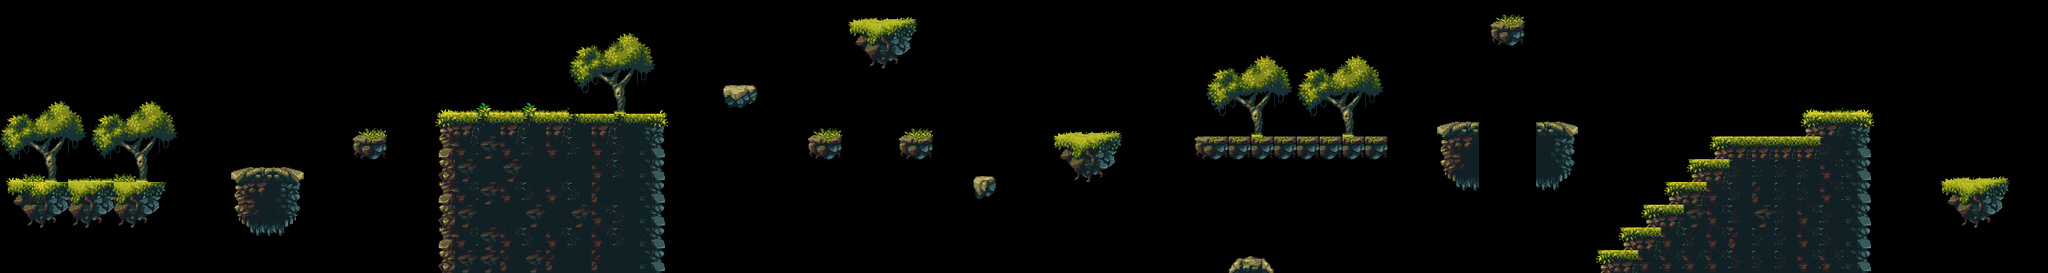

This game map was drawn from its Tiled (.tmx) file and the tilesets committed beside it. A one-line description and the full map source follow:
An orthogonal 90x12 tile map with 32x32 px tiles, 1 tile layer (Tile Layer 1) and 34 objects.

<map version="1.4" tiledversion="1.4.3" orientation="orthogonal" renderorder="right-down" width="90" height="12" tilewidth="32" tileheight="32" infinite="0" nextlayerid="9" nextobjectid="68">
 <editorsettings>
  <export target="level3.lua" format="lua" />
 </editorsettings>
 <tileset firstgid="1" name="tiles" tilewidth="32" tileheight="32" tilecount="290" columns="29">
  <image source="tileset.png" width="928" height="320" />
 </tileset>
 <layer id="1" name="Tile Layer 1" width="90" height="12">
  <data encoding="csv">
0,0,0,0,0,0,0,0,0,0,0,0,0,0,0,0,0,0,0,0,0,0,0,0,0,0,0,0,0,0,0,0,0,0,0,0,0,2,3,4,5,0,0,0,0,0,0,0,0,0,0,0,0,0,0,0,0,0,0,0,0,0,0,0,0,89,154,0,0,0,0,0,0,0,0,0,0,0,0,0,0,0,0,0,0,0,0,0,0,0,
0,0,0,0,0,0,0,0,0,0,0,0,0,0,0,0,0,0,0,0,0,0,0,0,0,36,37,38,39,0,0,0,0,0,0,0,0,31,32,33,34,0,0,0,0,0,0,0,0,0,0,0,0,0,0,0,0,0,0,0,0,0,0,0,0,118,119,0,0,0,0,0,0,0,0,0,0,0,0,0,0,0,0,0,0,0,0,0,0,0,
0,0,0,0,0,0,0,0,0,0,0,0,0,0,0,0,0,0,0,0,0,0,0,0,0,65,66,67,68,0,0,0,0,0,0,0,0,60,61,62,63,0,0,0,0,0,0,0,0,0,0,0,0,36,37,38,39,36,37,38,39,0,0,0,0,0,0,0,0,0,0,0,0,0,0,0,0,0,0,0,0,0,0,0,0,0,0,0,0,0,
0,0,0,0,0,0,0,0,0,0,0,0,0,0,0,0,0,0,0,0,0,0,0,0,0,94,95,96,97,0,0,48,49,50,0,0,0,0,0,0,0,0,0,0,0,0,0,0,0,0,0,0,0,65,66,67,68,65,66,67,68,0,0,0,0,0,0,0,0,0,0,0,0,0,0,0,0,0,0,0,0,0,0,0,0,0,0,0,0,0,
36,37,38,39,36,37,38,39,0,0,0,0,0,0,0,0,0,0,0,147,148,149,148,149,148,123,124,125,126,163,0,77,78,79,0,0,0,0,0,0,0,0,0,0,0,0,0,0,0,0,0,0,0,94,95,96,97,94,95,96,97,0,0,0,0,0,0,0,0,0,0,0,0,0,0,0,0,0,0,147,148,162,163,0,0,0,0,0,0,0,
65,66,67,68,65,66,67,68,0,0,0,0,0,0,0,89,154,91,0,176,177,178,177,178,177,178,177,178,191,192,0,0,0,0,0,89,154,0,0,89,154,0,0,0,0,0,2,3,4,5,0,0,35,123,124,125,126,123,124,125,35,0,0,40,41,0,0,43,44,45,0,0,0,0,0,0,0,0,0,176,177,191,192,0,0,0,0,0,0,0,
94,95,96,97,94,95,96,97,0,0,0,0,0,0,0,118,119,120,0,205,206,239,206,207,206,207,206,207,220,221,0,0,0,0,0,118,119,0,0,118,119,0,0,0,0,0,31,32,33,34,0,0,118,119,119,119,119,119,119,119,119,0,0,69,70,0,0,72,73,74,0,0,0,0,0,176,177,177,177,177,207,220,221,0,0,0,0,0,0,0,
147,154,125,148,152,154,125,126,0,0,40,41,44,45,0,0,0,0,0,234,239,236,239,236,236,236,206,207,220,221,0,0,0,0,0,0,0,0,0,0,0,0,46,47,0,0,60,61,62,63,0,0,0,0,0,0,0,0,0,0,0,0,0,98,99,0,0,101,102,103,0,0,0,0,176,177,207,207,207,207,206,220,221,0,0,2,3,4,5,0,
31,181,33,32,33,32,33,34,0,0,69,70,73,74,0,0,0,0,0,205,206,239,206,207,206,207,235,236,220,221,0,0,0,0,0,0,0,0,0,0,0,0,75,76,0,0,0,0,0,63,0,0,0,0,0,0,0,0,0,0,0,0,0,127,128,0,0,130,131,0,0,0,0,176,177,206,207,235,207,207,206,220,221,0,0,31,32,33,34,0,
60,61,62,61,62,61,62,63,0,0,98,99,102,103,0,0,0,0,0,234,239,236,236,239,236,239,206,207,220,221,0,0,0,0,0,0,0,0,0,0,0,0,0,0,0,0,0,0,0,0,0,0,0,0,0,0,0,0,0,0,0,0,0,0,0,0,0,0,0,0,0,0,176,177,239,206,207,239,207,206,207,220,221,0,0,60,61,62,63,0,
0,0,0,0,0,0,0,0,0,0,127,128,131,132,0,0,0,0,0,205,206,239,206,207,206,207,206,207,220,221,0,0,0,0,0,0,0,0,0,0,0,0,0,0,0,0,0,0,0,0,0,0,0,0,0,0,0,0,0,0,0,0,0,0,0,0,0,0,0,0,0,176,177,206,207,206,235,207,207,206,207,220,221,0,0,0,0,0,0,0,
0,0,0,0,0,0,0,0,0,0,0,0,0,0,0,0,0,0,0,234,239,239,235,239,235,236,235,236,220,221,0,0,0,0,0,0,0,0,0,0,0,0,0,0,0,0,0,0,0,0,0,0,0,0,105,106,0,0,0,0,0,0,0,0,0,0,0,0,0,0,176,177,206,206,206,206,207,207,207,206,206,220,221,0,0,0,0,0,0,0
</data>
 </layer>
 <objectgroup id="8" name="spikes" />
 <objectgroup id="2" name="Platforms">
  <object id="1" x="10" y="254.667" width="224" height="62.6667" />
  <object id="3" x="325.333" y="234.667" width="101.333" height="98" />
  <object id="4" x="495.333" y="193.333" width="52" height="32" />
  <object id="6" x="618.667" y="158" width="315.333" height="226" />
  <object id="7" x="1018" y="118.667" width="46" height="30.6667" />
  <object id="8" x="1134.67" y="191.333" width="51.3333" height="34" />
  <object id="9" x="1264.67" y="192" width="50" height="34.6667" />
  <object id="10" x="1366" y="247.333" width="36" height="30.6667" />
  <object id="11" x="1480" y="191.333" width="100.667" height="59.3333" />
  <object id="13" x="1680" y="192" width="273.333" height="31.3333" />
  <object id="14" x="2021.33" y="172.667" width="60.6667" height="93.3333" />
  <object id="15" x="2158" y="170.667" width="60" height="99.3333" />
  <object id="16" x="2250.33" y="354" width="33.3333" height="32" />
  <object id="17" x="2280.33" y="321.333" width="31.3333" height="32.6667" />
  <object id="18" x="2310.67" y="289" width="31.3333" height="32.6667" />
  <object id="19" x="2345" y="256.667" width="30.6667" height="32.6667" />
  <object id="20" x="2377" y="223.333" width="33.3333" height="34" />
  <object id="21" x="2410.33" y="194.333" width="221.333" height="28" />
  <object id="22" x="2615.67" y="222" width="12" height="158.667" />
  <object id="23" x="2730.67" y="256" width="94" height="61.3333" />
  <object id="67" x="2536" y="159.333" width="95.3333" height="34.6667" />
 </objectgroup>
 <objectgroup id="3" name="flag">
  <object id="24" x="2783.33" y="224.667" width="33.3333" height="30" />
 </objectgroup>
 <objectgroup id="4" name="enemies">
  <object id="25" x="832" y="128.667" width="32" height="29.3333" />
  <object id="26" x="1854.67" y="159.333" width="34" height="32.6667" />
 </objectgroup>
 <objectgroup id="5" name="boundaries">
  <object id="56" x="1956" y="188.667" width="4.66667" height="3.33333" />
  <object id="57" x="1671.33" y="189.333" width="6.66667" height="4" />
  <object id="60" x="936" y="155.333" width="6.66667" height="4" />
  <object id="62" x="611.333" y="156.667" width="7.33333" height="4" />
 </objectgroup>
 <objectgroup id="6" name="coins">
  <object id="44" x="393.667" y="211" width="10.6667" height="12.6667" />
  <object id="48" x="1216.67" y="122" width="23.3333" height="22" />
  <object id="49" x="2109.33" y="101.333" width="21.3333" height="22" />
  <object id="63" x="1536" y="157" width="32" height="27" />
 </objectgroup>
 <objectgroup id="7" name="goblins">
  <object id="64" x="2450.67" y="99.3333" width="32.6667" height="30" />
  <object id="65" x="2579.33" y="64" width="31.3333" height="32" />
 </objectgroup>
</map>
